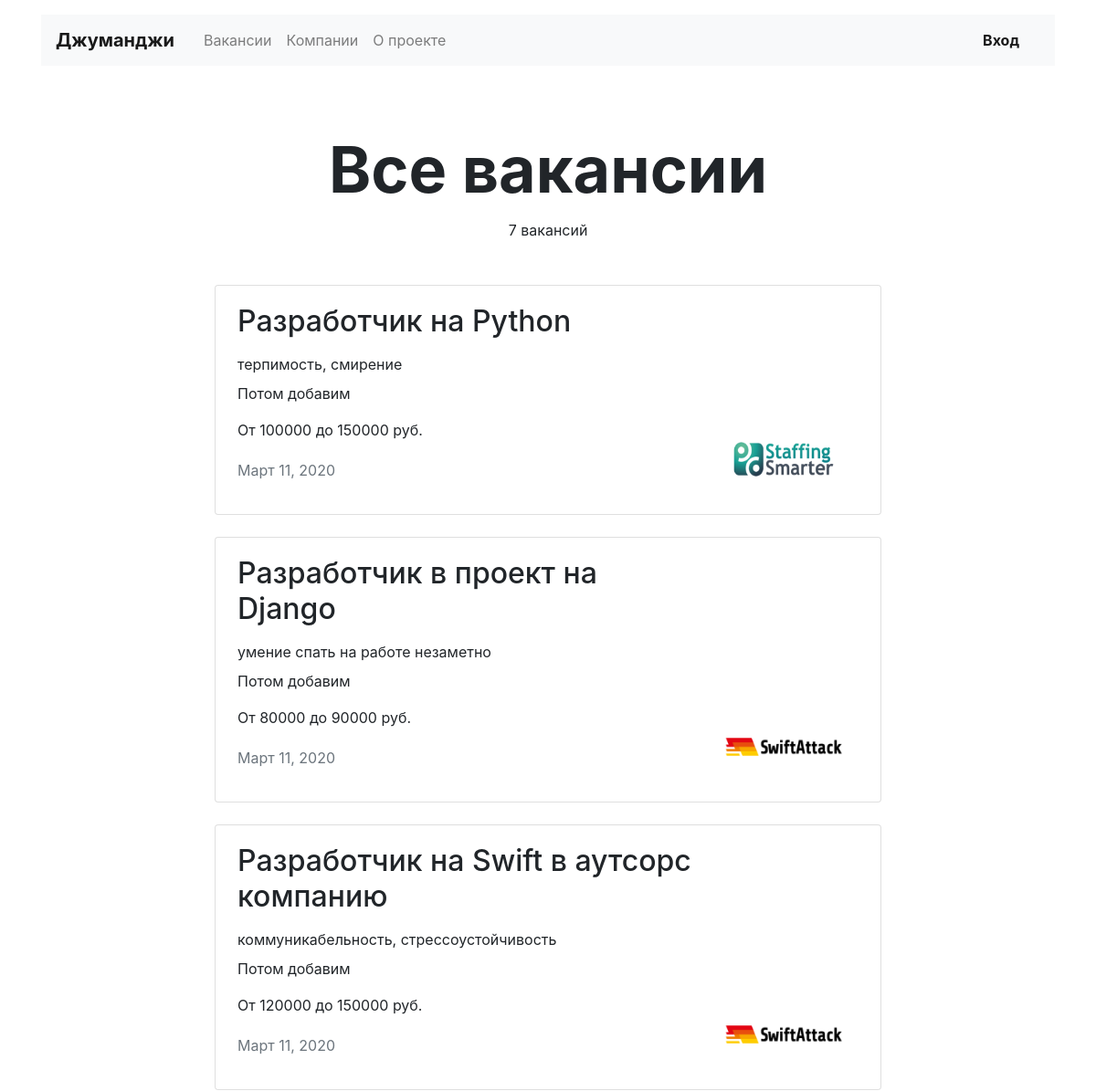
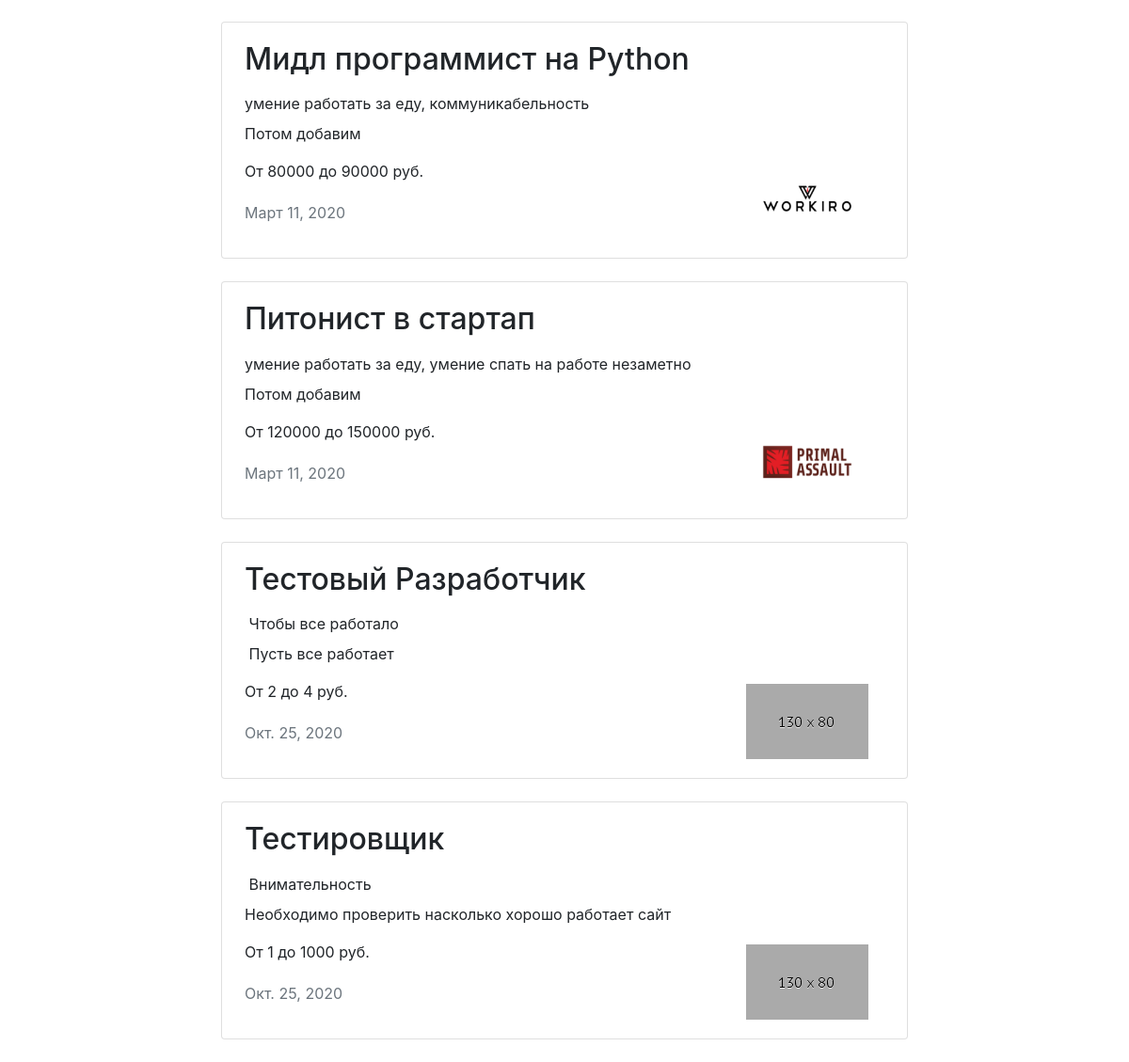
The page /vacancies/ on the database as committed earlier (2 pictures, top to bottom).
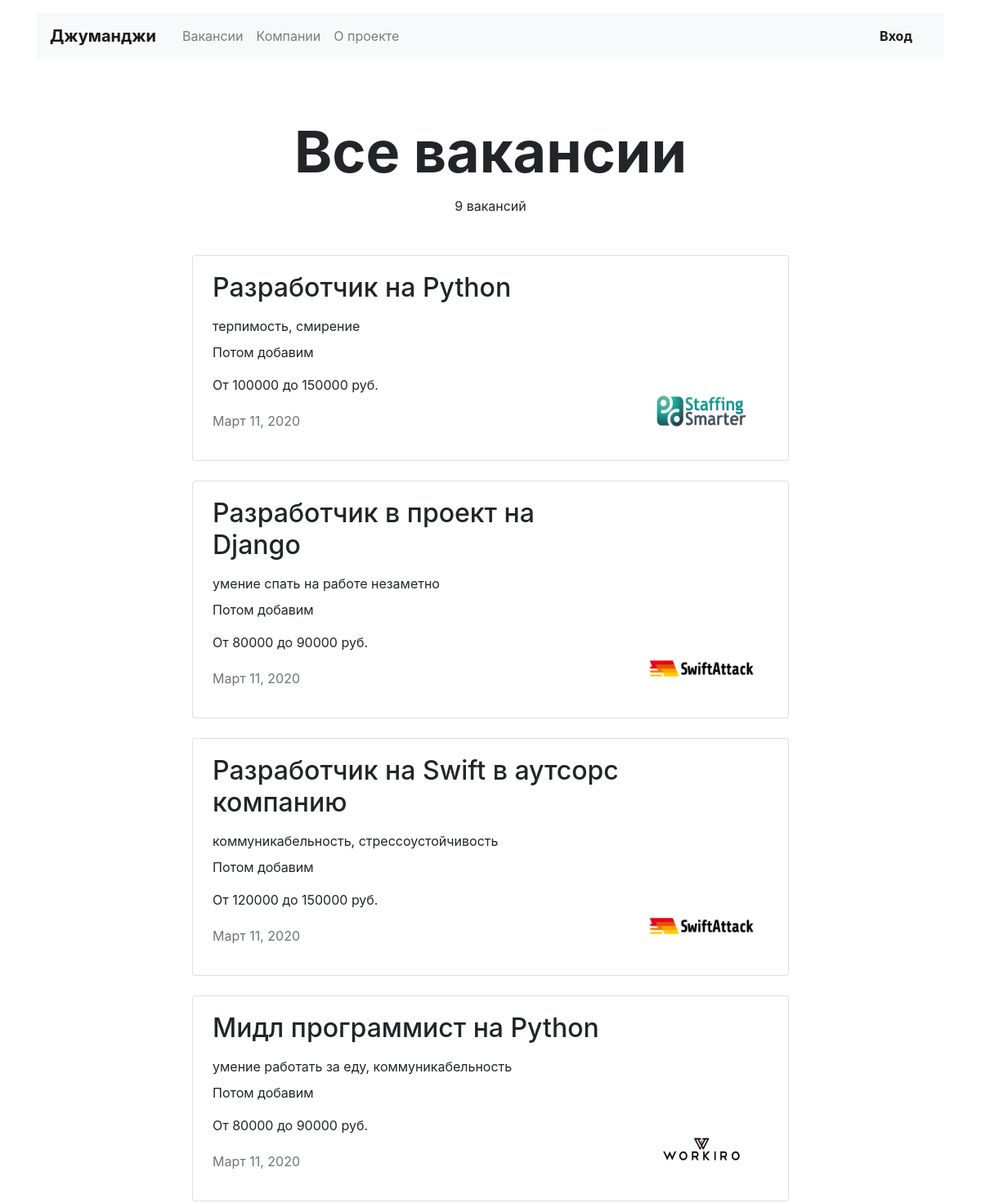
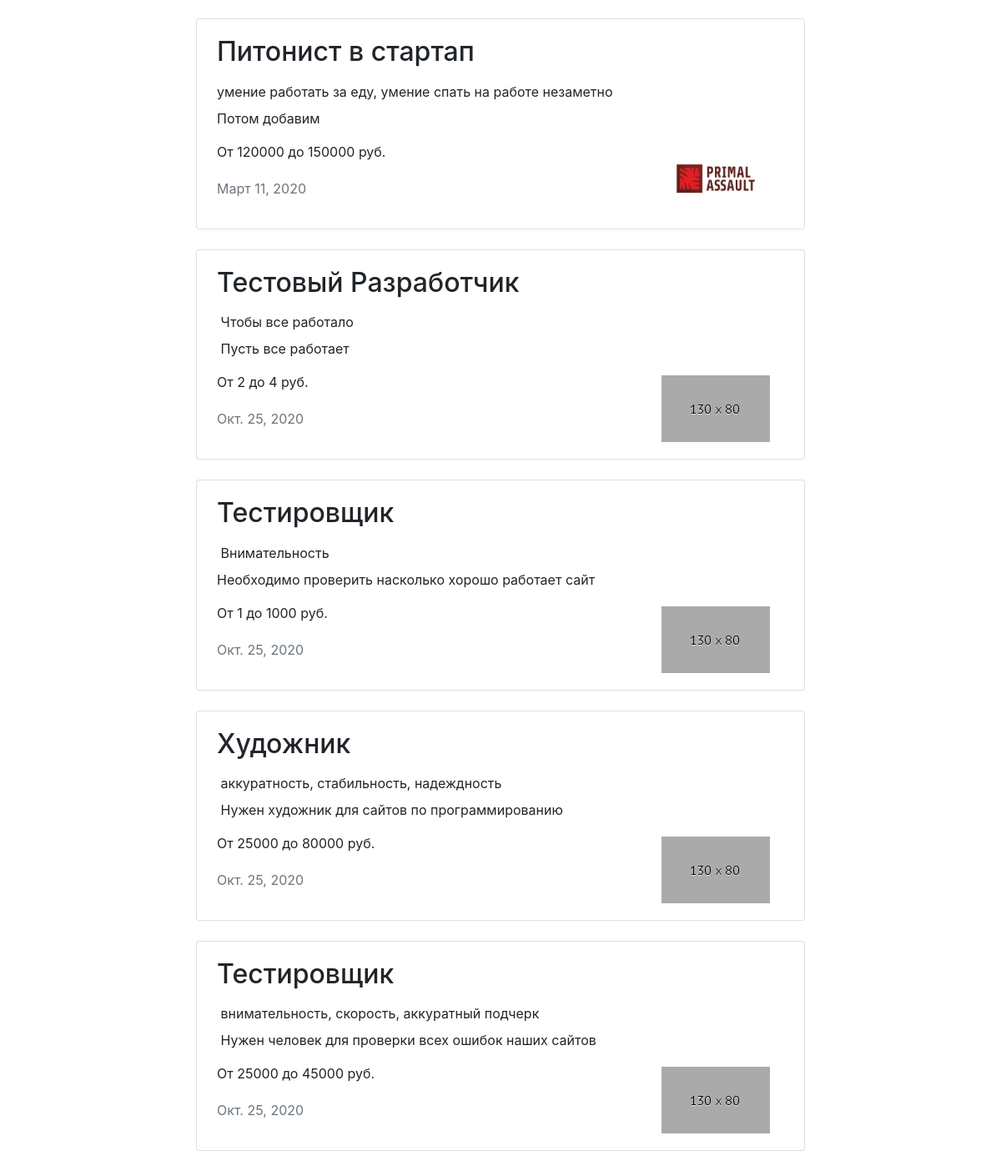
The same page on the database as committed later (2 pictures, top to bottom).
### jumanji/models.py (models this page shows)
class Vacancy(models.Model):
    title = models.CharField(max_length=25)
    skills = models.CharField(max_length=100)
    description = models.CharField(max_length=200)
    salary_min = models.IntegerField()
    salary_max = models.IntegerField()
    published_at = models.DateField()
    specialty = models.ForeignKey(Specialty, on_delete=models.CASCADE, related_name='vacancies', unique=False)
    company = models.ForeignKey(Company, on_delete=models.CASCADE, related_name='vacancies', unique=False)

class Company (models.Model):
    name = models.CharField(max_length=25)
    location = models.CharField(max_length=25)
    logo = models.ImageField(upload_to='logos')
    description = models.CharField(max_length=100)
    employee_count = models.IntegerField()
    owner = models.OneToOneField(User, on_delete=models.CASCADE, related_name="companies", blank=True, null=True)

### jumanji/views.py (the view)
# urls.py: path('vacancies/', views.all_vacancy_view, name='all_vacancies'),
def all_vacancy_view(request):
    vacancies = models.Vacancy.objects.all()
    companies = models.Company.objects.all()
    count_vacancies = models.Vacancy.objects.all().count()
    return render(request, 'vacancies.html', context={
        'vacancies': vacancies,
        'count_vacancies': count_vacancies,
        'specialty_name': "Все вакансии",
        'companies': companies
    })

### templates/vacancies.html (shortened to what this page needs)
{% extends 'base.html' %}
{% block content %}
  <main class="container mt-3">
    <section>
      <h1 class="h1 text-center mx-auto mt-4 pt-5" style="font-size: 70px;"><strong>{{specialty_name}}</strong></h1>
      <p class="text-center pt-1">
        {% if count_vacancies == 1 %} 1 вакансия
        {% elif count_vacancies >= 2 and count_vacancies < 5 %} {{count_vacancies}} вакансии
        {% elif count_vacancies == 0 or count_vacancies >= 5 %} {{count_vacancies}} вакансий
        {% endif %}
      </p>
      <div class="row mt-5">
        <div class="col-12 col-lg-8 offset-lg-2 m-auto">
          {% include 'list_of_vacancies.html' %}
        </div>
      </div>
    </section>
  </main>
{% endblock %}

### templates/list_of_vacancies.html
{% for vacancy in vacancies %}
<div class="card mb-4">
    <div class="card-body px-4">
        <div class="row">
            <div class="col-12 col-md-8 col-lg-9">
                <h2 class="h2 pb-2">{{vacancy.title}}</h2>
                  <p class="mb-2">{{vacancy.skills}}</p>
                  <p>{{vacancy.description}}</p>
                  <p>От {{vacancy.salary_min}} до {{vacancy.salary_max}} руб.</p>
                  <p class="text-muted pt-1">{{vacancy.published_at}}</p>
            </div>
            <div class="col-12 col-md-4 col-lg-3 d-flex align-items-end">
                <a href="{% url 'one_vacancy' vacancy.id %}"><img src="{{vacancy.company.logo.url}}" width="130" height="80" alt=""></a>
            </div>
        </div>
    </div>
</div>
{% endfor %}

Rows that differ between the two databases and show on the page:
added Vacancy: title "Художник", skills "аккуратность, стабильность, надеждность", description "Нужен художник для сайтов по программированию", salary_min "25000", salary_max "80000", published_at "Окт. 25, 2020", company.logo (picture)
added Vacancy: title "Тестировщик", skills "внимательность, скорость, аккуратный подчерк", description "Нужен человек для проверки всех ошибок наших сайтов", salary_min "25000", salary_max "45000", published_at "Окт. 25, 2020", company.logo (picture)
Other text that changed with them:
{{ count_vacancies }}: "7" → "9"
